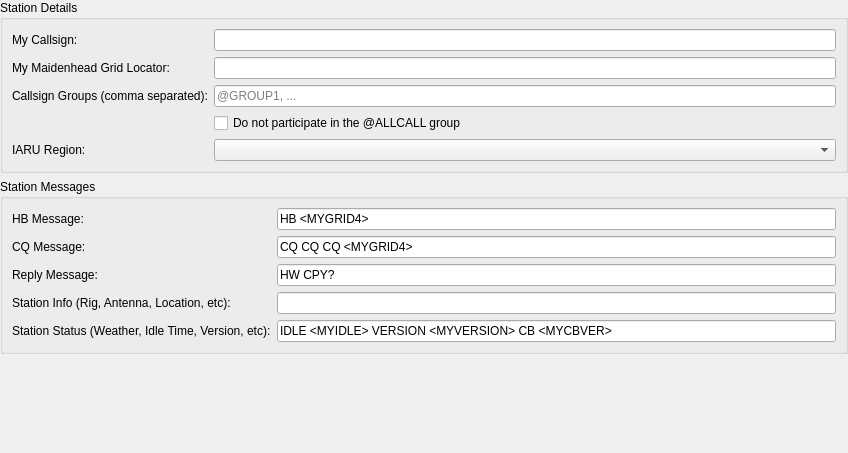
             <widget class="QWidget" name="scrollAreaWidgetContents">
              <property name="geometry">
               <rect>
                <x>0</x>
                <y>0</y>
                <width>848</width>
                <height>453</height>
               </rect>
              </property>
              <layout class="QVBoxLayout" name="verticalLayout_3">
               <property name="spacing">
                <number>6</number>
               </property>
               <property name="leftMargin">
                <number>0</number>
               </property>
               <property name="topMargin">
                <number>0</number>
               </property>
               <property name="rightMargin">
                <number>0</number>
               </property>
               <property name="bottomMargin">
                <number>0</number>
               </property>
               <item>
                <widget class="QGroupBox" name="groupBox_17">
                 <property name="title">
                  <string>Station Details</string>
                 </property>
                 <layout class="QGridLayout" name="gridLayout_13">
                  <item row="0" column="0">
                   <widget class="QLabel" name="callsign_label">
                    <property name="text">
                     <string>My Callsign:</string>
                    </property>
                    <property name="buddy">
                     <cstring>callsign_line_edit</cstring>
                    </property>
                   </widget>
                  </item>
                  <item row="1" column="0">
                   <widget class="QLabel" name="grid_label">
                    <property name="text">
                     <string>My Maidenhead Grid Locator:</string>
                    </property>
                    <property name="buddy">
                     <cstring>grid_line_edit</cstring>
                    </property>
                   </widget>
                  </item>
                  <item row="1" column="1">
                   <widget class="QLineEdit" name="grid_line_edit">
                    <property name="toolTip">
                     <string>&lt;html&gt;&lt;head/&gt;&lt;body&gt;&lt;p&gt;4 to 12-digit Maidenhead Locator&lt;/p&gt;&lt;/body&gt;&lt;/html&gt;</string>
                    </property>
                    <property name="maxLength">
                     <number>12</number>
                    </property>
                   </widget>
                  </item>
                  <item row="3" column="1">
                   <widget class="QLineEdit" name="groups_line_edit">
                    <property name="toolTip">
                     <string>&lt;html&gt;&lt;head/&gt;&lt;body&gt;&lt;p&gt;Enter a comma separated list of callsign groups (e.g., @GROUP/1, @ARES, @RACES, etc). &lt;br/&gt;&lt;br/&gt;Each group behaves similarly to @ALLCALL. Messages that are directed to the group are printed at all participating stations.&lt;/p&gt;&lt;/body&gt;&lt;/html&gt;</string>
                    </property>
                    <property name="text">
                     <string/>
                    </property>
                    <property name="placeholderText">
                     <string>@GROUP1, ...</string>
                    </property>
                   </widget>
                  </item>
                  <item row="3" column="0">
                   <widget class="QLabel" name="groups_label">
                    <property name="text">
                     <string>Callsign Groups (comma separated):</string>
                    </property>
                   </widget>
                  </item>
                  <item row="0" column="1">
                   <widget class="QLineEdit" name="callsign_line_edit">
                    <property name="toolTip">
                     <string>Station callsign.</string>
                    </property>
                   </widget>
                  </item>
                  <item row="4" column="1">
                   <widget class="QCheckBox" name="avoid_allcall_check_box">
                    <property name="text">
                     <string>Do not participate in the @ALLCALL group</string>
                    </property>
                    <property name="checked">
                     <bool>false</bool>
                    </property>
                   </widget>
                  </item>
                  <item row="6" column="1">
                   <widget class="QComboBox" name="region_combo_box">
                    <property name="visible">
                     <bool>false</bool>
                    </property>
                    <property name="toolTip">
                     <string>IARU Region</string>
                    </property>
                   </widget>
                  </item>
                  <item row="6" column="0">
                   <widget class="QLabel" name="region_label">
                    <property name="visible">
                     <bool>false</bool>
                    </property>
                    <property name="text">
                     <string>IARU Region:</string>
                    </property>
                    <property name="buddy">
                     <cstring>region_combo_box</cstring>
                    </property>
                   </widget>
                  </item>
                 </layout>
                </widget>
               </item>
               <item>
                <widget class="QGroupBox" name="groupBox_16">
                 <property name="title">
                  <string>Station Messages</string>
                 </property>
                 <layout class="QGridLayout" name="gridLayout_4">
                  <item row="4" column="1">
                   <widget class="QLineEdit" name="status_message_line_edit">
                    <property name="text">
                     <string>IDLE &lt;MYIDLE&gt; VERSION &lt;MYVERSION&gt; CB &lt;MYCBVER&gt;</string>
                    </property>
                   </widget>
                  </item>
                  <item row="2" column="0">
                   <widget class="QLabel" name="label_17">
                    <property name="text">
                     <string>Reply Message:</string>
                    </property>
                   </widget>
                  </item>
                  <item row="0" column="0">
                   <widget class="QLabel" name="label_28">
                    <property name="visible">
                     <bool>false</bool>
                    </property>
                    <property name="text">
                     <string>HB Message:</string>
                    </property>
                   </widget>
                  </item>
                  <item row="2" column="1">
                   <widget class="QLineEdit" name="reply_message_line_edit">
                    <property name="text">
                     <string>HW CPY?</string>
                    </property>
                   </widget>
                  </item>
                  <item row="0" column="1">
                   <widget class="QLineEdit" name="hb_message_line_edit">
                    <property name="visible">
                     <bool>false</bool>
                    </property>
                    <property name="text">
                     <string>HB &lt;MYGRID4&gt;</string>
                    </property>
                   </widget>
                  </item>
                  <item row="1" column="1">
                   <widget class="QLineEdit" name="cq_message_line_edit">
                    <property name="text">
                     <string>CQ CQ CQ &lt;MYGRID4&gt;</string>
                    </property>
                   </widget>
                  </item>
                  <item row="3" column="0">
                   <widget class="QLabel" name="label_14">
                    <property name="toolTip">
                     <string>&lt;html&gt;&lt;head/&gt;&lt;body&gt;&lt;p&gt;Station location message&lt;/p&gt;&lt;/body&gt;&lt;/html&gt;</string>
                    </property>
                    <property name="text">
                     <string>Station Info (Rig, Antenna, Location, etc):</string>
                    </property>
                   </widget>
                  </item>
                  <item row="4" column="0">
                   <widget class="QLabel" name="label_27">
                    <property name="text">
                     <string>Station Status (Weather, Idle Time, Version, etc):</string>
                    </property>
                   </widget>
                  </item>
                  <item row="3" column="1">
                   <widget class="QLineEdit" name="info_message_line_edit">
                    <property name="toolTip">
                     <string>&lt;html&gt;&lt;head/&gt;&lt;body&gt;&lt;p&gt;Station location message that is transmitted in response to &amp;quot;@&amp;quot; directed queries.&lt;/p&gt;&lt;/body&gt;&lt;/html&gt;</string>
                    </property>
                   </widget>
                  </item>
                  <item row="1" column="0">
                   <widget class="QLabel" name="label_19">
                    <property name="text">
                     <string>CQ Message:</string>
                    </property>
                   </widget>
                  </item>
                 </layout>
                </widget>
               </item>
               <item>
                <spacer name="verticalSpacer_14">
                 <property name="orientation">
                  <enum>Qt::Orientation::Vertical</enum>
                 </property>
                 <property name="sizeHint" stdset="0">
                  <size>
                   <width>20</width>
                   <height>40</height>
                  </size>
                 </property>
                </spacer>
               </item>
              </layout>
             </widget>
